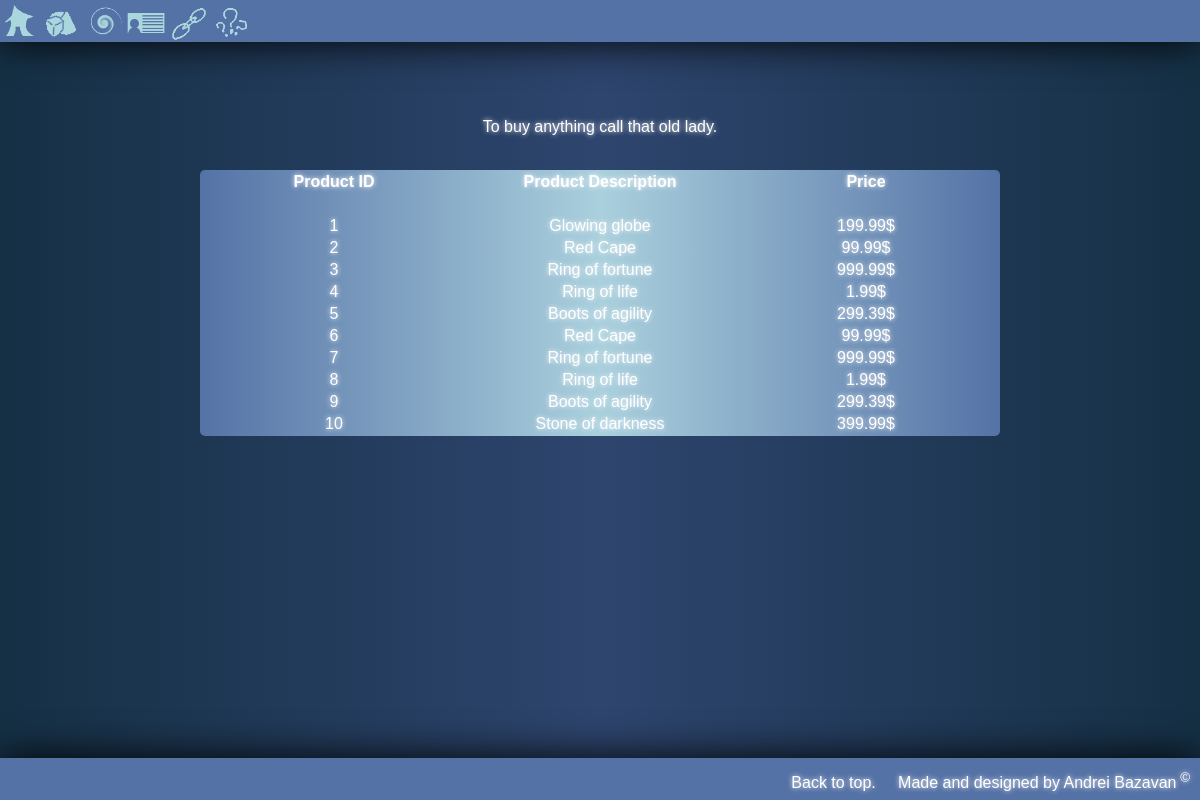
/products.php, run on the app's committed database.
### tables this page shows
CREATE TABLE `products` (
  `productid` int(11) NOT NULL AUTO_INCREMENT,
  `description` text,
  `price` double DEFAULT NULL,
  PRIMARY KEY (`productid`)
);

### products.php (the view, shortened to what this page needs)
 <!DOCTYPE html>
<html lang="en">
    <head>
        <link rel="stylesheet" href="orion_css.css"/>
    </head>
    <body>
            <?php
                include 'menu-bar.php';
                include 'footer-bar.php';
            ?>
        <center>
             <div class="bar_filler"></div></br>
            <p id="basic_text"> To buy anything call that old lady.</p></br>
                <div id="prods">
                    <center>
                        <table id="productTable">
                           <?php
                                $queryToDo='select * from products;' ;
                                $con =  mysqli_connect('localhost','root','laval','ab_orion') or die('Error connecting to the database.');
                                $result = mysqli_query($con,$queryToDo);
                                ?>
                                <tr>
                                    <th>
                                        Product ID
                                    </th>
                                    <th>
                                        Product Description
                                    </th>
                                    <th>
                                        Price
                                    </th>
                                </tr>
                                <tr>
                                    <td colspan="3">
                                    </td>
                                </tr>
                                <?php
                                while($row = mysqli_fetch_array($result)){
                                ?>
                                    <tr>
                                        <td>
                                            <?php echo $row['productid'] ; ?>
                                        </td>
                                        <td>
                                                <?php echo $row['description'] ; ?>
                                        </td>
                                        <td>
                                               <?php echo $row['price'] ; ?>$
                                        </td>
                                    </tr>
                                <?php
                                }
                                ?>
                        </table>
                    </center>
                </div>
        </center>
    </body>
</html>

### menu-bar.php (shortened to what this page needs)
<nav id="menu_bar" onmouseover="">
            <a class="menu_button"
                onmouseover="SetMenuEnhacement('HOME');"
               onmouseout="SetMenuEnhacement('');"
                href="index.php">
                      <img class="menu_button_content" alt="Home" src="ressources/menu_bar/Home.png"/>
            </a>
            <a class="menu_button"
                onmouseover="SetMenuEnhacement('PRODUCTS');"
               onmouseout="SetMenuEnhacement('');"
                href="products.php">
                      <img class="menu_button_content" alt="Home" src="ressources/menu_bar/products.png"/>
            </a>
            <a class="menu_button"
                onmouseover="SetMenuEnhacement('SIGNS');"
               onmouseout="SetMenuEnhacement('');"
                href="sign.php">
                      <img class="menu_button_content" alt="Signs" src="ressources/menu_bar/Signs.png"/>
            </a>
            <a class="menu_button"
            onmouseover="SetMenuEnhacement('CONTACT US');"
               onmouseout="SetMenuEnhacement('');"
            href="contactUs.php">
                      <img class="menu_button_content" alt="Contact Us" src="ressources/menu_bar/Contact.png"/>
            </a>
            <a class="menu_button"
            onmouseover="SetMenuEnhacement('EXTERNAL LINKS');"
               onmouseout="SetMenuEnhacement('');"
            href="links.php">
                     <img class="menu_button_content" alt="Links" src="ressources/menu_bar/Links.png"/>
            </a>
            <a class="menu_button"
                onmouseover="SetMenuEnhacement('YOUR SIGN');"
                onmouseout="SetMenuEnhacement('');"
                href="yoursign.php">
                     <img class="menu_button_content" alt="Links" src="ressources/menu_bar/YourSign.png"/>
            </a>
        </nav>
<div id="top_of_page" class="bar_filler"></div>

### footer-bar.php
  <footer id="footer_bar">
    <div id="footer_content">
        <a href="#top_of_page">Back to top.&nbsp;&nbsp;&nbsp;&nbsp;</a>
 <span>Made and designed by Andrei Bazavan<sup> &copy;</sup></span>
        </div>
</footer>

### orion_css.css (style rules this page uses)
.menu_button { background-color: transparent; height:38px; width: 38px; position: relative; vertical-align: middle; display: inline-block; margin: 0px; -webkit-transition: all 0.2s; transition: all 0.2s; border-style: none; }
.menu_button_content { height: 100%; vertical-align: middle; display: inline-block; border-style: none; }
#menu_bar { width: 100%; height: 42px; line-height: 39px; vertical-align: middle; margin: 0px; padding: 0px; background-color: #5572A6; position: fixed; box-shadow: 0px 0px 40px #000; z-index: 2; }
.bar_filler { height: 42px; width: 100%; }
body { background: -webkit-linear-gradient(left,#153045, #2E456E,#153045); background: -o-linear-gradient(right,#153045, #2E456E,#153045); background: -moz-linear-gradient(right,#153045, #2E456E,#153045); background: linear-gradient(to right,#153045, #2E456E,#153045); width: 100%; color: #fff; text-shadow: 0px 0px 5px #fff; margin: 0px; font-family: Arial; -webkit-transition: all 0.2s; transition: all 0.2s; }
html { width: 100%; overflow-x: hidden; }
a { border-style: none; }
a:link { -webkit-transition: all 0.2s; transition: all 0.2s; color: #fff; border: none; text-shadow: 0px 0px 5px #fff; text-decoration: none; }
#footer_bar { position: fixed; bottom: 0px; width: 100%; height: 42px; line-height: 39px; vertical-align: middle; margin: 0px; padding: 0px; background-color: #5572A6; z-index: 2; box-shadow: 0px 0px 40px #000; }
#footer_content { height: 30px; position: relative; text-shadow: 0px 0px 5px #fff; -webkit-transition: all 0.2s; transition: all 0.2s; left:-10px; float: right; color: #fff; }
#prods { width: 800px; color: #fff; background: -webkit-linear-gradient(left,#5572A6, #AAD0DD,#5572A6); background: -o-linear-gradient(right,,#5572A6, #AAD0DD,#5572A6); background: -moz-linear-gradient(right,#5572A6, #AAD0DD,#5572A6); background: linear-gradient(to right,#5572A6, #AAD0DD,#5572A6); text-align: center; border-radius: 5px; text-shadow: 0px 0px 5px #fff; }
#productTable { width: 100%; }
#productTable th { width: 33%; text-align: center; }
#productTable tr { width: 100%; }
#productTable td { width: 33%; text-align: center; }

### data on the page
products: productid "1", description "Glowing globe", price "199.99"
products: productid "2", description "Red Cape", price "99.99"
products: productid "3", description "Ring of fortune", price "999.99"
products: productid "4", description "Ring of life", price "1.99"
products: productid "5", description "Boots of agility", price "299.39"
products: productid "6", description "Red Cape", price "99.99"
products: productid "7", description "Ring of fortune", price "999.99"
products: productid "8", description "Ring of life", price "1.99"
products: productid "9", description "Boots of agility", price "299.39"
products: productid "10", description "Stone of darkness", price "399.99"
